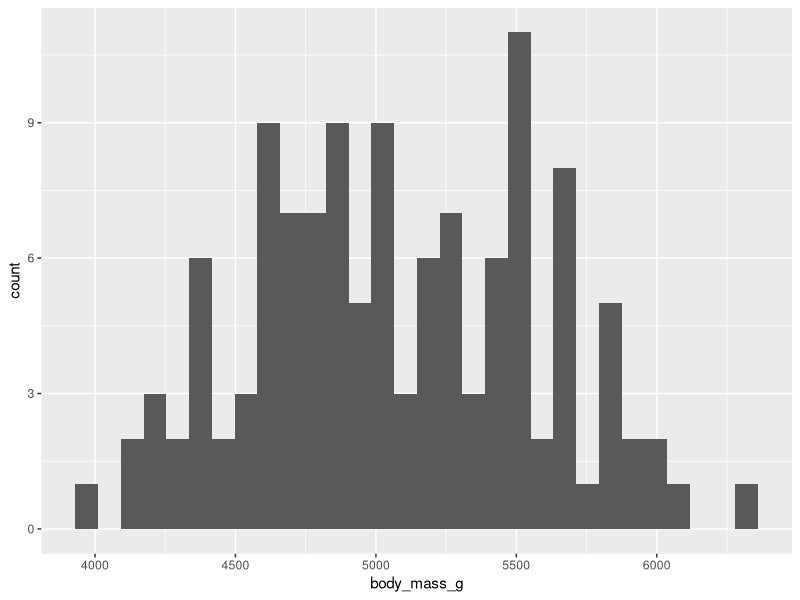
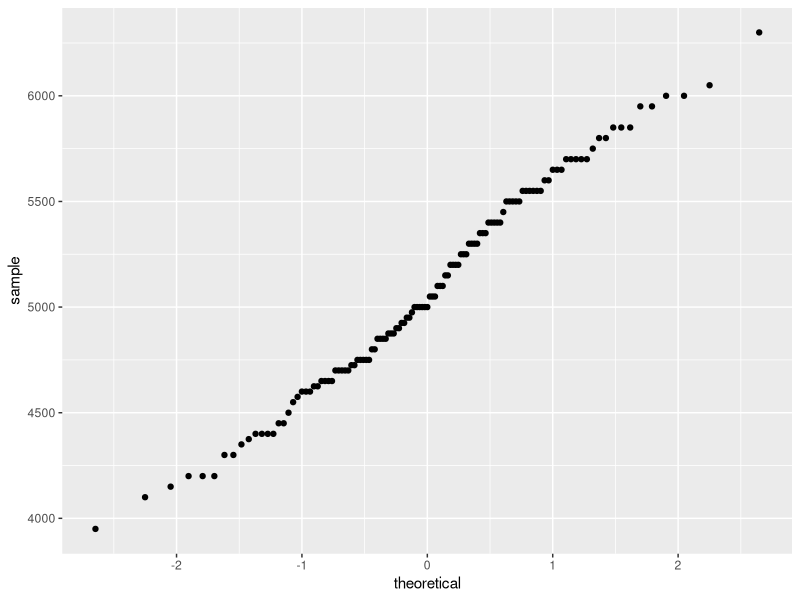

These figures' R source, in order:
## ---- chunk 1
knitr::opts_chunk$set(fig.width=6, fig.asp = 0.618) 
## ---- chunk 2
library(tidyverse)
library(palmerpenguins)
library(rstatix)
library(knitr)  # prints pretty tables
## ---- chunk 3
# Separate just the Gentoo from all the penguin data
gentoo = penguins %>% 
  filter(species=="Gentoo") 

# Quickly visualize the body mass data
ggplot(data=gentoo) +
  geom_histogram(aes(x=body_mass_g))

# Calculate the mean and standard deviation Gentoo body mass in our data (sometimes base R is more sensible than dplyr)
mean(gentoo$body_mass_g, na.rm=TRUE)
sd(gentoo$body_mass_g, na.rm=TRUE)
## ---- chunk 4
# Test for the presence of outliers in the Gentoo body mass data
gentoo %>%
  identify_outliers(body_mass_g)

# Note: here is a result from a made-up dataset where I added an outlier
# data.frame(dat=c(rnorm(100), 312)) %>% identify_outliers()  
## ---- chunk 5
# Test if the Gentoo body mass data is normal:
gentoo %>% shapiro_test(body_mass_g)

# Check normality assumption with a qqplot:
ggplot(gentoo) +
  stat_qq(aes(sample=body_mass_g))
## ---- chunk 6
t_test_results = gentoo %>% t_test(body_mass_g ~ 1, mu = 5950)
kable(t_test_results)
## ---- chunk 7
gentoo %>% cohens_d(body_mass_g ~ 1, mu = 6500)
